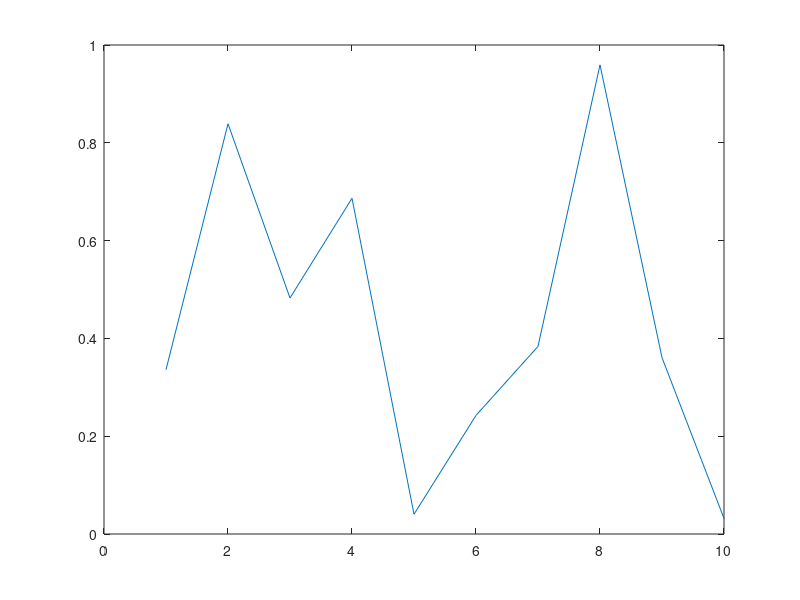

This figure's MATLAB source:
%% main section
x = rand(10, 1);
% you can run ndividual sections of the code by clicking od run section
%% sub part
plot(x);

% publishing results can be done in publish tab ex. this code is published
% as publish_L109 in this repository